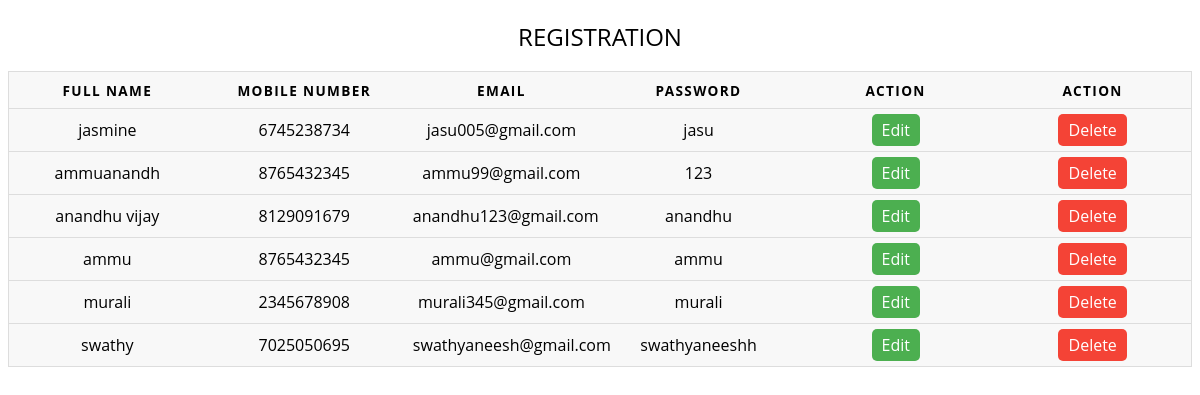
The page /user/ on the database its author committed.
### mapp/models.py (models this page shows)
class Meg_tbl(models.Model):
    fnm=models.CharField(max_length=25)
    mob=models.IntegerField()
    eml=models.EmailField()
    psw=models.CharField(max_length=16)

### mapp/views.py (the view)
# urls.py: path('user/', views.user),
def user(request):
    obj= Meg_tbl.objects.all()
    return render(request,"user.html",{"data":obj})

### templates/user.html
{% load static %}
<link rel="stylesheet" href="{% static 'css/user.css' %}" />
<table>
    <caption>REGISTRATION</caption>
      <tr>
        <th>Full Name</th>
        <th>Mobile Number</th>
        <th>Email</th>
        <th>Password</th>
        <th>Action</th>
        <th>Action</th>
      </tr>
      {% for m in data %}
      <tr>
        <td>{{m.fnm}}</td>
        <td>{{m.mob}}</td>
        <td>{{m.eml}}</td>
        <td>{{m.psw}}</td>
        <td><a href="/edit/{{ m.id }}/" style="padding:5px 10px; background-color:#4CAF50; color:white; text-decoration:none; border-radius:5px;">Edit</a></td>
        <td><a href="/delete/{{ m.id }}/" style="padding:5px 10px; background-color:#f44336; color:white; text-decoration:none; border-radius:5px;">Delete</a></td>
      </tr>
      {% endfor %}
    </table>

### static/css/user.css (style rules this page uses)
table { border: 1px solid #ccc; border-collapse: collapse; margin: 0; padding: 0; width: 100%; table-layout: fixed; }
table caption { font-size: 1.5em; margin: .5em 0 .75em; }
table tr { background-color: #f8f8f8; border: 1px solid #ddd; padding: .35em; }
table th, table td { padding: .625em; text-align: center; }
table th { font-size: .85em; letter-spacing: .1em; text-transform: uppercase; }

### rows shown on the page
Meg_tbl: fnm "jasmine", mob "6745238734", eml "jasu005@gmail.com", psw "jasu"
Meg_tbl: fnm "ammuanandh", mob "8765432345", eml "ammu99@gmail.com", psw "123"
Meg_tbl: fnm "anandhu vijay", mob "8129091679", eml "anandhu123@gmail.com", psw "anandhu"
Meg_tbl: fnm "ammu", mob "8765432345", eml "ammu@gmail.com", psw "ammu"
Meg_tbl: fnm "murali", mob "2345678908", eml "murali345@gmail.com", psw "murali"
Meg_tbl: fnm "swathy", mob "7025050695", eml "swathyaneesh@gmail.com", psw "swathyaneeshh"
